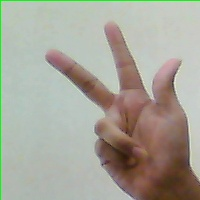
#> input picture V.jpg, 200 x 200 px, given in place of the camera
$ python camshift.py   (older library calls are emulated)
#> lines starting #> are read from the running program, lines starting #| are printed output that depends on the picture; after the words box and inside, x2 and y2 are one past the last pixel; in counts of white or black regions, pixels touching at a corner belong together
import numpy as np
import cv2
import time


frame = None
roiPts = []
inputMode = False

# Getting the camera reference
cap = cv2.VideoCapture(0)

# Callback function to get the ROI by clicking into four points
def click_and_crop(event, x, y, flags, param):
    # grab the reference to the current frame, list of ROI
    # points and whether or not it is ROI selection mode
    global frame, roiPts, inputMode

    # if we are in ROI selection mode, the mouse was clicked,
    # and we do not already have four points, then update the
    # list of ROI points with the (x, y) location of the click
    # and draw the circle
    if inputMode and event == cv2.EVENT_LBUTTONDOWN and len(roiPts) < 4:
        roiPts.append((x, y))
        cv2.circle(frame, (x, y), 4, (0, 255, 0), 2)
        cv2.imshow("image", frame)

# Attaching the callback into the video window
cv2.namedWindow("image")
cv2.setMouseCallback("image", click_and_crop)
template = []
template.append('A.jpg')
template.append('B.jpg')
template.append('C.jpg')
template.append('F.jpg')
template.append('H.jpg')
template.append('I.jpg')
template.append('L.jpg')
template.append('V.jpg')
template.append('W.jpg')
template.append('Y.jpg')
#msg=[]

# Setup the termination criteria, either 10 iteration or move by atleast 1 pt
term_crit = ( cv2.TERM_CRITERIA_EPS | cv2.TERM_CRITERIA_COUNT, 10, 1 )
roiBox = None


# Main loop
while(1):
    ret ,frame = cap.read()
#> frame is the input picture: shape (200, 200, 3); mean B, G, R 153.6, 165.2, 166.9
    cv2.rectangle(frame,(300,300),(100,100),(0,255,0),0)
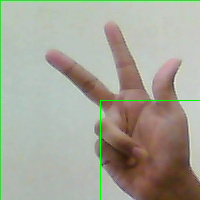
#> frame: shape (200, 200, 3); 0.5% of pixels changed, all inside (x1, y1, x2, y2) = (100, 100, 200, 200)
    crop_img = frame[100:300, 100:300]
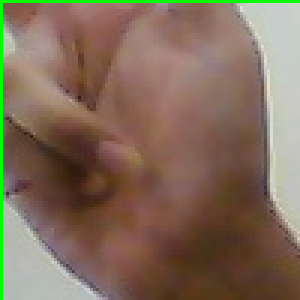
#> crop_img: shape (100, 100, 3) (shown 3 times larger); mean B, G, R 91, 108.5, 130
    count=0
    if roiBox is not None:

        # Making the frame into HSV and backproject the HSV frame
        hsv = cv2.cvtColor(frame, cv2.COLOR_BGR2HSV)
        dst = cv2.calcBackProject([hsv],[0],roi_hist,[0,180],1)

        # Apply meanshift to get the new location
        ret, roiBox = cv2.CamShift(dst, roiBox, term_crit)

        # Draw it on image
        pts = cv2.cv.BoxPoints(ret)
        pts = np.int0(pts)
        cv2.polylines(frame,[pts],True, 255,2)
        #print(pts)
        # Draw the center
        cx = (pts[0][0]+pts[1][0])/2
        cy = (pts[0][1]+pts[2][1])/2
        cv2.circle(frame, (cx, cy), 4, (0, 255, 0), 2)
        cv2.imshow('img2',crop_img)
        #COmparing the tamplates
        for x in ['A.jpg','B.jpg','C.jpg','F.jpg','I.jpg','H.jpg','V.jpg','W.jpg','Y.jpg','L.jpg']:
            image =crop_img
            imageColor = crop_img
            template1 = cv2.imread(x)
            image = cv2.cvtColor(image, cv2.COLOR_BGR2GRAY)
            template1 = cv2.cvtColor(template1, cv2.COLOR_BGR2GRAY)
            h,w = template1.shape
            cv2.imshow("BGR2GRAY", image)
            result = cv2.matchTemplate(image,template1, cv2.TM_CCOEFF_NORMED)
            threshold = 0.8
            loc = np.where(result>=threshold)
            min_val, max_val, min_loc, max_loc = cv2.minMaxLoc(result)
            top_left = max_loc
            bottom_right = (top_left[0] + w, top_left[1] + h)
            for pt in zip (*loc[::-1]):
                cv2.rectangle(imageColor,top_left, bottom_right,(0,0,255),6)
                print(x[0])
                #smsg.append(x[0])
                cv2.imshow("Result", imageColor)
                break

    # handle if the 'i' key is pressed, then go into ROI
    # selection mode
    cv2.imshow("image", frame)
    key = cv2.waitKey(1) & 0xFF
#> (key Esc is pressed here)
    if key == ord("a"):
        # indicate that we are in input mode and clone the
        # fram
        cv2.imwrite(template[0],crop_img)
    if key == ord("b"):
        # indicate that we are in input mode and clone the
        # fram
        cv2.imwrite(template[1],crop_img)
    if key == ord("c"):
        cv2.imwrite(template[2],crop_img)
        # indicate that we are in input mode and clone the
        # fram
    if key == ord("f"):
        # indicate that we are in input mode and clone the
        # fram
        cv2.imwrite(template[3],crop_img)
    if key == ord("h"):
        # indicate that we are in input mode and clone the
        # fram
        cv2.imwrite(template[4],crop_img)
    if key == ord("i"):
        # indicate that we are in input mode and clone the
        # fram
        cv2.imwrite(template[5],crop_img)
    if key == ord("l"):
        # indicate that we are in input mode and clone the
        # fram
        cv2.imwrite(template[6],crop_img)
    if key == ord("v"):
        # indicate that we are in input mode and clone the
        # fram
        cv2.imwrite(template[7],crop_img)
    if key == ord("w"):
        # indicate that we are in input mode and clone the
        # fram
        cv2.imwrite(template[8],crop_img)
    if key == ord("y"):
        # indicate that we are in input mode and clone the
        # fram
        cv2.imwrite(template[9],crop_img)

    if key == ord("p") and len(roiPts) < 4:
        # indicate that we are in input mode and clone the
        # frame
        inputMode = True
        orig = frame.copy()

        # keep looping until 4 reference ROI points have
        # been selected; press any key to exit ROI selction
        # mode once 4 points have been selected
        while len(roiPts) < 4:
            cv2.imshow("image", frame)
            cv2.waitKey(0)

    #key = cv2.waitKey(1) & 0xFF


        # determine the top-left and bottom-right points
        roiPts = np.array(roiPts)
        s = roiPts.sum(axis = 1)
        tl = roiPts[np.argmin(s)]
        br = roiPts[np.argmax(s)]


        # grab the ROI for the bounding box and convert it
        # to the HSV color space
        roi = orig[tl[1]:br[1], tl[0]:br[0]]
        roi = cv2.cvtColor(roi, cv2.COLOR_BGR2HSV)

        # compute a HSV histogram for the ROI and store the
        # bounding box
        roi_hist = cv2.calcHist([roi], [0], None, [16], [0, 180])
        roi_hist = cv2.normalize(roi_hist, roi_hist, 0, 255, cv2.NORM_MINMAX)
        roiBox = (tl[0]+50, tl[1]+50, br[0]+50, br[1]+50)
    # k = cv2.waitKey(60) & 0xff
    if key == 27:
        break


cv2.destroyAllWindows()
cap.release()

$ run again, on W.jpg
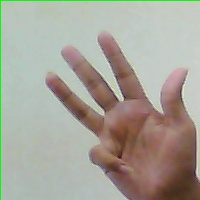
#> input picture W.jpg, 200 x 200 px, given in place of the camera
#> frame is the input picture: shape (200, 200, 3); mean B, G, R 153, 163.9, 166.8
#> `cv2.rectangle(frame,(300,300),(100,100),(0,255,0),0)`:
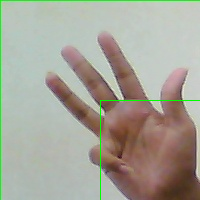
#> frame: shape (200, 200, 3); 0.5% of pixels changed, all inside (x1, y1, x2, y2) = (100, 100, 200, 200)
#> `crop_img = frame[100:300, 100:300]`:
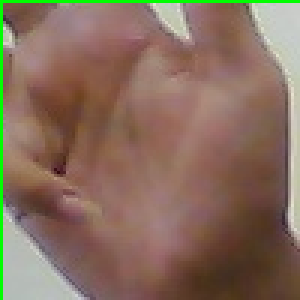
#> crop_img: shape (100, 100, 3) (shown 3 times larger); mean B, G, R 93.7, 109.8, 135.3

$ run again, on Y.jpg
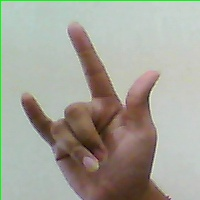
#> input picture Y.jpg, 200 x 200 px, given in place of the camera
#> frame is the input picture: shape (200, 200, 3); mean B, G, R 153.5, 164.1, 164.6
#> `cv2.rectangle(frame,(300,300),(100,100),(0,255,0),0)`:
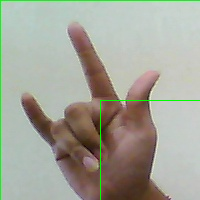
#> frame: shape (200, 200, 3); 0.5% of pixels changed, all inside (x1, y1, x2, y2) = (100, 100, 200, 200)
#> `crop_img = frame[100:300, 100:300]`:
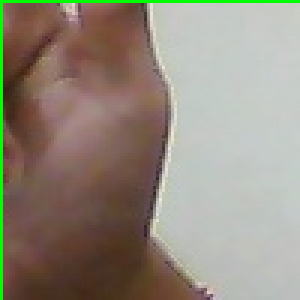
#> crop_img: shape (100, 100, 3) (shown 3 times larger); mean B, G, R 125.3, 138.4, 147.7
